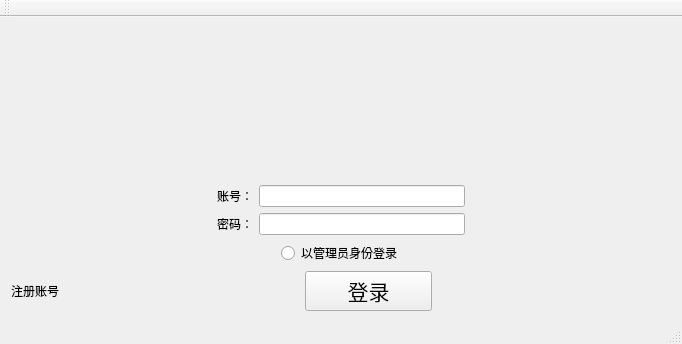
<?xml version="1.0" encoding="UTF-8"?>
<ui version="4.0">
 <class>LoginClass</class>
 <widget class="QMainWindow" name="LoginClass">
  <property name="geometry">
   <rect>
    <x>0</x>
    <y>0</y>
    <width>682</width>
    <height>344</height>
   </rect>
  </property>
  <property name="windowTitle">
   <string>威腾股份(WETOWN GROUP)</string>
  </property>
  <property name="windowIcon">
   <iconset resource="Login.qrc">
    <normaloff>:/Login/Resources/Myicon.ico</normaloff>:/Login/Resources/Myicon.ico</iconset>
  </property>
  <widget class="QWidget" name="centralWidget">
   <layout class="QVBoxLayout" name="verticalLayout_2">
    <item>
     <layout class="QVBoxLayout" name="verticalLayout">
      <item>
       <widget class="QLabel" name="label_3">
        <property name="text">
         <string/>
        </property>
        <property name="pixmap">
         <pixmap resource="Login.qrc">:/Login/Resources/LoginA.bmp</pixmap>
        </property>
       </widget>
      </item>
      <item>
       <layout class="QHBoxLayout" name="horizontalLayout">
        <item>
         <spacer name="horizontalSpacer">
          <property name="orientation">
           <enum>Qt::Horizontal</enum>
          </property>
          <property name="sizeHint" stdset="0">
           <size>
            <width>58</width>
            <height>20</height>
           </size>
          </property>
         </spacer>
        </item>
        <item>
         <widget class="QLabel" name="label">
          <property name="text">
           <string>账号：</string>
          </property>
         </widget>
        </item>
        <item>
         <widget class="QLineEdit" name="User_account">
          <property name="maxLength">
           <number>20</number>
          </property>
         </widget>
        </item>
        <item>
         <spacer name="horizontalSpacer_2">
          <property name="orientation">
           <enum>Qt::Horizontal</enum>
          </property>
          <property name="sizeHint" stdset="0">
           <size>
            <width>78</width>
            <height>20</height>
           </size>
          </property>
         </spacer>
        </item>
       </layout>
      </item>
      <item>
       <layout class="QHBoxLayout" name="horizontalLayout_2">
        <item>
         <spacer name="horizontalSpacer_3">
          <property name="orientation">
           <enum>Qt::Horizontal</enum>
          </property>
          <property name="sizeHint" stdset="0">
           <size>
            <width>58</width>
            <height>20</height>
           </size>
          </property>
         </spacer>
        </item>
        <item>
         <widget class="QLabel" name="label_2">
          <property name="text">
           <string>密码：</string>
          </property>
         </widget>
        </item>
        <item>
         <widget class="QLineEdit" name="Password">
          <property name="maxLength">
           <number>20</number>
          </property>
          <property name="echoMode">
           <enum>QLineEdit::Password</enum>
          </property>
         </widget>
        </item>
        <item>
         <spacer name="horizontalSpacer_4">
          <property name="orientation">
           <enum>Qt::Horizontal</enum>
          </property>
          <property name="sizeHint" stdset="0">
           <size>
            <width>78</width>
            <height>20</height>
           </size>
          </property>
         </spacer>
        </item>
       </layout>
      </item>
      <item>
       <layout class="QHBoxLayout" name="horizontalLayout_3">
        <item>
         <spacer name="horizontalSpacer_5">
          <property name="orientation">
           <enum>Qt::Horizontal</enum>
          </property>
          <property name="sizeHint" stdset="0">
           <size>
            <width>68</width>
            <height>20</height>
           </size>
          </property>
         </spacer>
        </item>
        <item>
         <widget class="QRadioButton" name="Is_administer">
          <property name="text">
           <string>以管理员身份登录</string>
          </property>
         </widget>
        </item>
        <item>
         <spacer name="horizontalSpacer_6">
          <property name="orientation">
           <enum>Qt::Horizontal</enum>
          </property>
          <property name="sizeHint" stdset="0">
           <size>
            <width>88</width>
            <height>20</height>
           </size>
          </property>
         </spacer>
        </item>
       </layout>
      </item>
      <item>
       <layout class="QHBoxLayout" name="horizontalLayout_4">
        <item>
         <widget class="QLabel" name="register_lb">
          <property name="cursor">
           <cursorShape>OpenHandCursor</cursorShape>
          </property>
          <property name="text">
           <string>注册账号</string>
          </property>
         </widget>
        </item>
        <item>
         <spacer name="horizontalSpacer_8">
          <property name="orientation">
           <enum>Qt::Horizontal</enum>
          </property>
          <property name="sizeHint" stdset="0">
           <size>
            <width>38</width>
            <height>20</height>
           </size>
          </property>
         </spacer>
        </item>
        <item>
         <widget class="QPushButton" name="Button_Login">
          <property name="font">
           <font>
            <family>Adobe Arabic</family>
            <pointsize>16</pointsize>
           </font>
          </property>
          <property name="text">
           <string>       登录       </string>
          </property>
         </widget>
        </item>
        <item>
         <spacer name="horizontalSpacer_7">
          <property name="orientation">
           <enum>Qt::Horizontal</enum>
          </property>
          <property name="sizeHint" stdset="0">
           <size>
            <width>68</width>
            <height>20</height>
           </size>
          </property>
         </spacer>
        </item>
       </layout>
      </item>
     </layout>
    </item>
   </layout>
  </widget>
  <widget class="QMenuBar" name="menuBar">
   <property name="geometry">
    <rect>
     <x>0</x>
     <y>0</y>
     <width>682</width>
     <height>18</height>
    </rect>
   </property>
  </widget>
  <widget class="QToolBar" name="mainToolBar">
   <attribute name="toolBarArea">
    <enum>TopToolBarArea</enum>
   </attribute>
   <attribute name="toolBarBreak">
    <bool>false</bool>
   </attribute>
  </widget>
  <widget class="QStatusBar" name="statusBar"/>
 </widget>
 <layoutdefault spacing="6" margin="11"/>
 <resources>
  <include location="Login.qrc"/>
  <include location="../../../界面test1/QtGuiApplication1/QtGuiApplication1/loginqrc.qrc"/>
 </resources>
 <connections/>
</ui>
